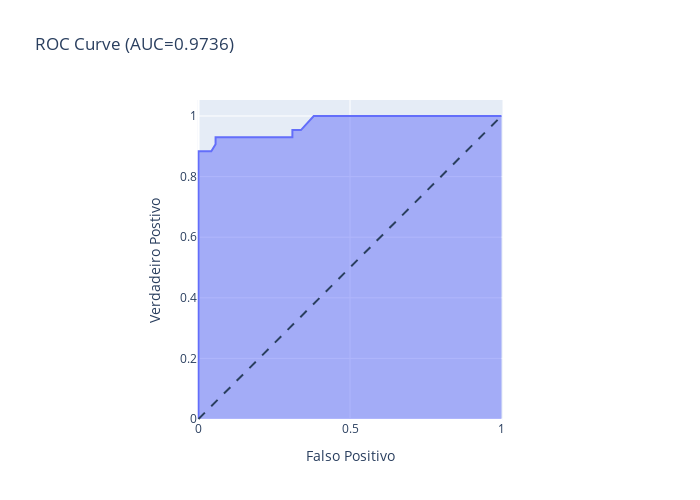

The notebook cell this image was saved under:
### Markdown cell above
No caso dos benignos, a precisão é de 0.93, o que significa que 93% dos casos classificados como benigno pelo modelo eram realmente casos de benignos. Para a classe 1, a precisão é de 1.00, o que significa que o modelo classificou corretamente todos os casos como malignos.
Para benignos, a recall é de 1.00, o que significa que o modelo identificou todos os casos de não câncer. Para a malignos, a recall é de 0.88, o que indica que o modelo identificou corretamente 88% dos casos de câncer, possibilitando que pessoas com cancer maligno não recebam o tratamento.
No contexto do diagnóstico de câncer de mama, essas métricas indicam que o modelo tem um desempenho muito bom, com alta precisão, revocação e F1-score. Ele é particularmente bom na detecção de casos de câncer maligno e também na identificação correta de casos de não câncer. O modelo tem uma alta acurácia geral, o que é um bom sinal de sua capacidade de fazer previsões precisas.

### Code cell
y_prob = pipeline_rf.predict_proba(X_test)[:, 1]
fpr, tpr, thresholds = roc_curve(y_test, y_prob)
roc_auc = auc(fpr, tpr)
fig = px.area(
    x=fpr, y=tpr,
    title=f'ROC Curve (AUC={auc(fpr, tpr):.4f})',
    labels=dict(x='Falso Positivo', y='Verdadeiro Postivo'),
    width=700, height=500
)
fig.add_shape(
    type='line', line=dict(dash='dash'),
    x0=0, x1=1, y0=0, y1=1
)

fig.update_yaxes(scaleanchor="x", scaleratio=1)
fig.update_xaxes(constrain='domain')
fig.show()

### Figure 1 — Plotly figure (JSON) as saved in the notebook; plotly's stock layout.template omitted (floating-point values rounded to 4 significant figures)
{"data": [{"fillpattern": {"shape": ""}, "hovertemplate": "Falso Positivo=%{x}<br>Verdadeiro Postivo=%{y}<extra></extra>", "legendgroup": "", "line": {"color": "#636efa"}, "marker": {"symbol": "circle"}, "mode": "lines", "name": "", "orientation": "v", "showlegend": false, "stackgroup": "1", "type": "scatter", "x": [0, 0, 0, 0, 0, 0, 0, 0.04225, 0.05634, 0.05634, 0.2676, 0.2958, 0.3099, 0.3099, 0.338, 0.3803, 0.4085, 0.4366, 0.4507, 0.5352, 0.6338, 0.662, 0.7042, 0.7887, 0.8169, 0.8451, 0.8873, 0.9155, 1], "xaxis": "x", "y": [0, 0.3721, 0.4419, 0.5814, 0.6744, 0.7209, 0.8837, 0.8837, 0.907, 0.9302, 0.9302, 0.9302, 0.9302, 0.9535, 0.9535, 1, 1, 1, 1, 1, 1, 1, 1, 1, 1, 1, 1, 1, 1], "yaxis": "y"}], "layout": {"height": 500, "legend": {"tracegroupgap": 0}, "shapes": [{"line": {"dash": "dash"}, "type": "line", "x0": 0, "x1": 1, "y0": 0, "y1": 1}], "title": {"text": "ROC Curve (AUC=0.9736)"}, "width": 700, "xaxis": {"anchor": "y", "constrain": "domain", "domain": [0, 1], "title": {"text": "Falso Positivo"}}, "yaxis": {"anchor": "x", "domain": [0, 1], "scaleanchor": "x", "scaleratio": 1, "title": {"text": "Verdadeiro Postivo"}}}}
